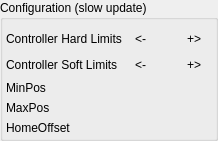
    <widget class="QEGroupBox" name="qegroupbox_5">
     <property name="title" stdset="0">
      <string>Configuration (slow update)</string>
     </property>
     <layout class="QGridLayout" name="gridLayout_8">
      <property name="leftMargin">
       <number>3</number>
      </property>
      <property name="topMargin">
       <number>9</number>
      </property>
      <property name="rightMargin">
       <number>3</number>
      </property>
      <property name="bottomMargin">
       <number>3</number>
      </property>
      <property name="horizontalSpacing">
       <number>2</number>
      </property>
      <property name="verticalSpacing">
       <number>6</number>
      </property>
      <item row="1" column="1" colspan="2">
       <widget class="QWidget" name="widget" native="true">
        <layout class="QHBoxLayout" name="horizontalLayout">
         <property name="spacing">
          <number>1</number>
         </property>
         <property name="leftMargin">
          <number>0</number>
         </property>
         <property name="topMargin">
          <number>0</number>
         </property>
         <property name="rightMargin">
          <number>0</number>
         </property>
         <property name="bottomMargin">
          <number>0</number>
         </property>
         <item>
          <widget class="QEBitStatus" name="qebitstatus_32">
           <property name="sizePolicy">
            <sizepolicy hsizetype="Fixed" vsizetype="Fixed">
             <horstretch>0</horstretch>
             <verstretch>0</verstretch>
            </sizepolicy>
           </property>
           <property name="minimumSize">
            <size>
             <width>10</width>
             <height>16</height>
            </size>
           </property>
           <property name="maximumSize">
            <size>
             <width>16</width>
             <height>16</height>
            </size>
           </property>
           <property name="numberOfBits">
            <number>1</number>
           </property>
           <property name="shift">
            <number>0</number>
           </property>
           <property name="onColour">
            <color>
             <red>255</red>
             <green>0</green>
             <blue>0</blue>
            </color>
           </property>
           <property name="offColour">
            <color>
             <red>220</red>
             <green>255</green>
             <blue>223</blue>
            </color>
           </property>
           <property name="variable" stdset="0">
            <string>$(MOTOR):MinusLimit.RVAL</string>
           </property>
           <property name="variableSubstitutions" stdset="0">
            <string/>
           </property>
          </widget>
         </item>
         <item>
          <widget class="QLabel" name="label_61">
           <property name="text">
            <string>&lt;-</string>
           </property>
           <property name="alignment">
            <set>Qt::AlignRight|Qt::AlignTrailing|Qt::AlignVCenter</set>
           </property>
          </widget>
         </item>
         <item>
          <spacer name="horizontalSpacer_2">
           <property name="orientation">
            <enum>Qt::Horizontal</enum>
           </property>
           <property name="sizeHint" stdset="0">
            <size>
             <width>40</width>
             <height>20</height>
            </size>
           </property>
          </spacer>
         </item>
         <item>
          <widget class="QLabel" name="label_64">
           <property name="text">
            <string>+&gt;</string>
           </property>
           <property name="alignment">
            <set>Qt::AlignRight|Qt::AlignTrailing|Qt::AlignVCenter</set>
           </property>
          </widget>
         </item>
         <item>
          <widget class="QEBitStatus" name="qebitstatus_27">
           <property name="sizePolicy">
            <sizepolicy hsizetype="Fixed" vsizetype="Fixed">
             <horstretch>0</horstretch>
             <verstretch>0</verstretch>
            </sizepolicy>
           </property>
           <property name="minimumSize">
            <size>
             <width>10</width>
             <height>16</height>
            </size>
           </property>
           <property name="maximumSize">
            <size>
             <width>16</width>
             <height>16</height>
            </size>
           </property>
           <property name="numberOfBits">
            <number>1</number>
           </property>
           <property name="shift">
            <number>0</number>
           </property>
           <property name="onColour">
            <color>
             <red>255</red>
             <green>0</green>
             <blue>0</blue>
            </color>
           </property>
           <property name="offColour">
            <color>
             <red>220</red>
             <green>255</green>
             <blue>223</blue>
            </color>
           </property>
           <property name="variable" stdset="0">
            <string>$(MOTOR):PlusLimit.RVAL</string>
           </property>
           <property name="variableSubstitutions" stdset="0">
            <string/>
           </property>
          </widget>
         </item>
        </layout>
       </widget>
      </item>
      <item row="3" column="0">
       <widget class="QLabel" name="label_52">
        <property name="sizePolicy">
         <sizepolicy hsizetype="Preferred" vsizetype="Preferred">
          <horstretch>0</horstretch>
          <verstretch>0</verstretch>
         </sizepolicy>
        </property>
        <property name="minimumSize">
         <size>
          <width>0</width>
          <height>0</height>
         </size>
        </property>
        <property name="text">
         <string>MinPos</string>
        </property>
       </widget>
      </item>
      <item row="2" column="1" colspan="2">
       <widget class="QWidget" name="widget_2" native="true">
        <layout class="QHBoxLayout" name="horizontalLayout_2">
         <property name="spacing">
          <number>1</number>
         </property>
         <property name="leftMargin">
          <number>0</number>
         </property>
         <property name="topMargin">
          <number>0</number>
         </property>
         <property name="rightMargin">
          <number>0</number>
         </property>
         <property name="bottomMargin">
          <number>0</number>
         </property>
         <item>
          <widget class="QEBitStatus" name="qebitstatus_31">
           <property name="sizePolicy">
            <sizepolicy hsizetype="Fixed" vsizetype="Fixed">
             <horstretch>0</horstretch>
             <verstretch>0</verstretch>
            </sizepolicy>
           </property>
           <property name="minimumSize">
            <size>
             <width>10</width>
             <height>16</height>
            </size>
           </property>
           <property name="maximumSize">
            <size>
             <width>16</width>
             <height>16</height>
            </size>
           </property>
           <property name="numberOfBits">
            <number>1</number>
           </property>
           <property name="shift">
            <number>0</number>
           </property>
           <property name="onColour">
            <color>
             <red>255</red>
             <green>0</green>
             <blue>0</blue>
            </color>
           </property>
           <property name="offColour">
            <color>
             <red>220</red>
             <green>255</green>
             <blue>223</blue>
            </color>
           </property>
           <property name="variable" stdset="0">
            <string>$(MOTOR):SoftMinusLimit</string>
           </property>
           <property name="variableSubstitutions" stdset="0">
            <string/>
           </property>
          </widget>
         </item>
         <item>
          <widget class="QLabel" name="label_72">
           <property name="text">
            <string>&lt;-</string>
           </property>
           <property name="alignment">
            <set>Qt::AlignRight|Qt::AlignTrailing|Qt::AlignVCenter</set>
           </property>
          </widget>
         </item>
         <item>
          <spacer name="horizontalSpacer">
           <property name="orientation">
            <enum>Qt::Horizontal</enum>
           </property>
           <property name="sizeHint" stdset="0">
            <size>
             <width>40</width>
             <height>20</height>
            </size>
           </property>
          </spacer>
         </item>
         <item>
          <widget class="QLabel" name="label_74">
           <property name="text">
            <string>+&gt;</string>
           </property>
           <property name="alignment">
            <set>Qt::AlignRight|Qt::AlignTrailing|Qt::AlignVCenter</set>
           </property>
          </widget>
         </item>
         <item>
          <widget class="QEBitStatus" name="qebitstatus_33">
           <property name="sizePolicy">
            <sizepolicy hsizetype="Fixed" vsizetype="Fixed">
             <horstretch>0</horstretch>
             <verstretch>0</verstretch>
            </sizepolicy>
           </property>
           <property name="minimumSize">
            <size>
             <width>10</width>
             <height>16</height>
            </size>
           </property>
           <property name="maximumSize">
            <size>
             <width>16</width>
             <height>16</height>
            </size>
           </property>
           <property name="numberOfBits">
            <number>1</number>
           </property>
           <property name="shift">
            <number>0</number>
           </property>
           <property name="onColour">
            <color>
             <red>255</red>
             <green>0</green>
             <blue>0</blue>
            </color>
           </property>
           <property name="offColour">
            <color>
             <red>220</red>
             <green>255</green>
             <blue>223</blue>
            </color>
           </property>
           <property name="variable" stdset="0">
            <string>$(MOTOR):SoftPlusLimit</string>
           </property>
           <property name="variableSubstitutions" stdset="0">
            <string/>
           </property>
          </widget>
         </item>
        </layout>
       </widget>
      </item>
      <item row="1" column="0">
       <widget class="QLabel" name="label_63">
        <property name="text">
         <string>Controller Hard Limits</string>
        </property>
        <property name="alignment">
         <set>Qt::AlignLeading|Qt::AlignLeft|Qt::AlignVCenter</set>
        </property>
       </widget>
      </item>
      <item row="6" column="0">
       <widget class="QLabel" name="label_53">
        <property name="sizePolicy">
         <sizepolicy hsizetype="Preferred" vsizetype="Preferred">
          <horstretch>0</horstretch>
          <verstretch>0</verstretch>
         </sizepolicy>
        </property>
        <property name="minimumSize">
         <size>
          <width>0</width>
          <height>0</height>
         </size>
        </property>
        <property name="text">
         <string>MaxPos</string>
        </property>
       </widget>
      </item>
      <item row="6" column="1" colspan="2">
       <widget class="QELabel" name="qelabel_22">
        <property name="sizePolicy">
         <sizepolicy hsizetype="Preferred" vsizetype="Preferred">
          <horstretch>0</horstretch>
          <verstretch>0</verstretch>
         </sizepolicy>
        </property>
        <property name="variable" stdset="0">
         <string>$(MOTOR):MaxPos</string>
        </property>
        <property name="variableSubstitutions" stdset="0">
         <string/>
        </property>
        <property name="precision">
         <number>0</number>
        </property>
        <property name="useDbPrecision">
         <bool>true</bool>
        </property>
        <property name="forceSign">
         <bool>true</bool>
        </property>
        <property name="format" stdset="0">
         <enum>QELabel::Floating</enum>
        </property>
        <property name="notation" stdset="0">
         <enum>QELabel::Fixed</enum>
        </property>
       </widget>
      </item>
      <item row="0" column="0">
       <layout class="QHBoxLayout" name="horizontalLayout_3"/>
      </item>
      <item row="0" column="2">
       <layout class="QHBoxLayout" name="horizontalLayout_4"/>
      </item>
      <item row="3" column="1" colspan="2">
       <widget class="QELabel" name="qelabel_21">
        <property name="sizePolicy">
         <sizepolicy hsizetype="Preferred" vsizetype="Preferred">
          <horstretch>0</horstretch>
          <verstretch>0</verstretch>
         </sizepolicy>
        </property>
        <property name="variable" stdset="0">
         <string>$(MOTOR):MinPos</string>
        </property>
        <property name="variableSubstitutions" stdset="0">
         <string/>
        </property>
        <property name="precision">
         <number>0</number>
        </property>
        <property name="useDbPrecision">
         <bool>true</bool>
        </property>
        <property name="forceSign">
         <bool>true</bool>
        </property>
        <property name="format" stdset="0">
         <enum>QELabel::Floating</enum>
        </property>
        <property name="notation" stdset="0">
         <enum>QELabel::Fixed</enum>
        </property>
       </widget>
      </item>
      <item row="7" column="0">
       <widget class="QLabel" name="label_76">
        <property name="sizePolicy">
         <sizepolicy hsizetype="Preferred" vsizetype="Preferred">
          <horstretch>0</horstretch>
          <verstretch>0</verstretch>
         </sizepolicy>
        </property>
        <property name="minimumSize">
         <size>
          <width>0</width>
          <height>0</height>
         </size>
        </property>
        <property name="text">
         <string>HomeOffset</string>
        </property>
       </widget>
      </item>
      <item row="7" column="1" colspan="2">
       <widget class="QELabel" name="qelabel_32">
        <property name="variable" stdset="0">
         <string>$(MOTOR):HomeOffset</string>
        </property>
        <property name="variableSubstitutions" stdset="0">
         <string/>
        </property>
        <property name="precision">
         <number>0</number>
        </property>
        <property name="useDbPrecision">
         <bool>true</bool>
        </property>
       </widget>
      </item>
      <item row="2" column="0">
       <widget class="QLabel" name="label_73">
        <property name="text">
         <string>Controller Soft Limits</string>
        </property>
        <property name="alignment">
         <set>Qt::AlignLeading|Qt::AlignLeft|Qt::AlignVCenter</set>
        </property>
       </widget>
      </item>
     </layout>
    </widget>
